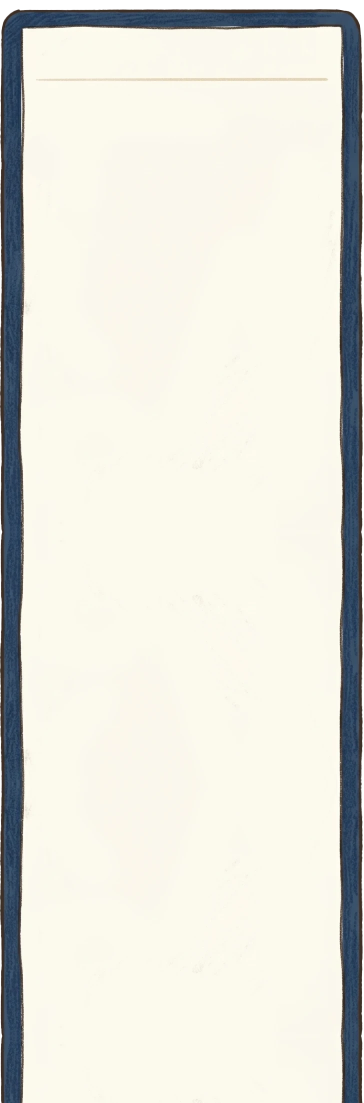
#> input picture assets/ui/casefile-panel.webp, 728 x 2206 px (shown at 1/2 size)
$ python cut-note-tabs.py ../assets/ui/casefile-panel.webp ../assets/ui/casefile-panel.webp 5
#> lines starting #> are read from the running program, lines starting #| are printed output that depends on the picture
"""Cut the note's index tabs from a Higgsfield sheet (six tabs 3x2 on magenta, drawn with the notebook paper's grainy pencil
line; the paper reference was cut from casefile-cutout-original.png). The grainy line lets the magenta through between
its grains, so the tab's shape is the drawing with its gaps closed and filled, and the magenta inside it is painted with
the line's brown. The line is thickened a little (it is drawn at 58px on screen, about as heavy as the page's edge) and
redrawn as one ink on white, so the tab multiplied over a colour shows exactly that colour (the open tab = the page's
cream); the bottom outline is cut off (the tab comes out from under the page), the width 160px.
  python scripts/cut-note-tabs.py assets/ui/tabs-pencil-a-higgsfield-original.png assets/ui/tab   (user pick A)
  -> <prefix>-1.png … -3.png (the top row); a third argument sets how much the line is thickened (default 5px)"""
import sys
from PIL import Image, ImageChops, ImageDraw, ImageFilter

LINE = (52, 44, 42)   # the page's pencil line (casefile-panel.webp)

src, prefix = sys.argv[1], sys.argv[2]
grow = int(sys.argv[3]) if len(sys.argv) > 3 else 5
sheet = Image.open(src).convert('RGB')
W, H = sheet.size
#> W = 728; H = 2206
r_, g_, b_ = sheet.split()
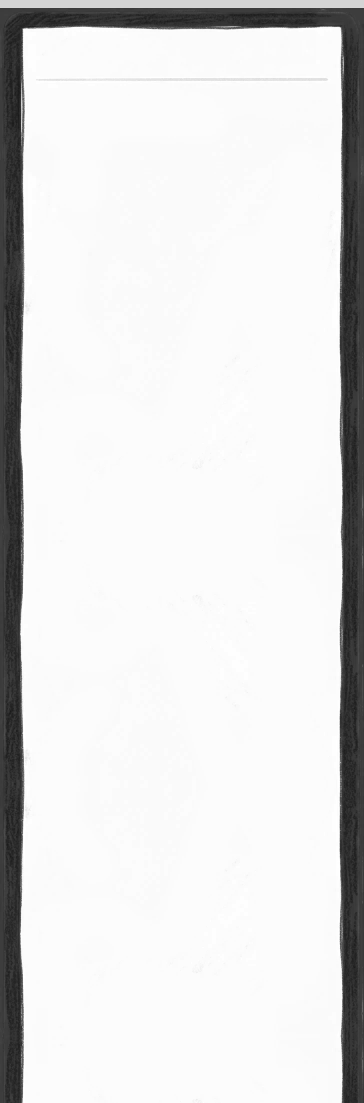
#> r_: PIL image 728x2206 L (shown at 1/2 size); min 21, max 255, mean 223.4
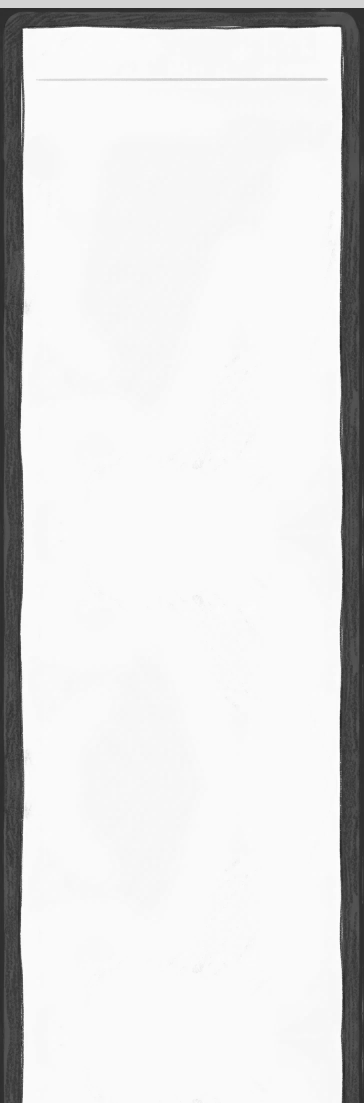
#> g_: PIL image 728x2206 L (shown at 1/2 size); min 30, max 255, mean 223
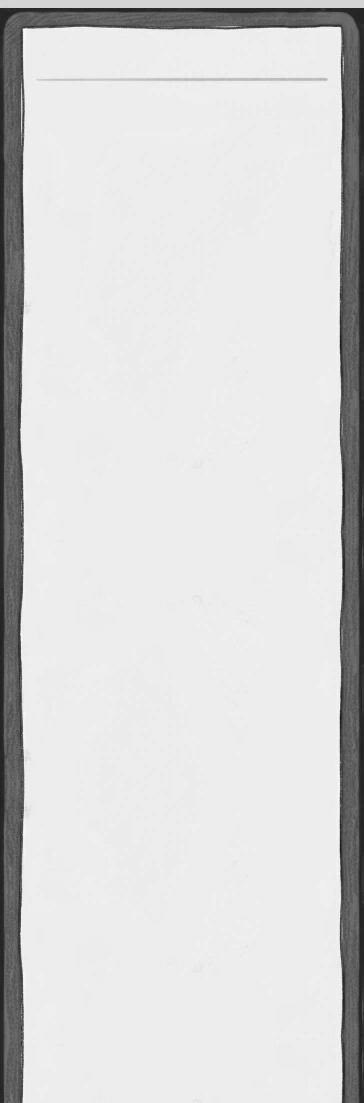
#> b_: PIL image 728x2206 L (shown at 1/2 size); min 23, max 255, mean 214.7
magenta = ImageChops.subtract(ImageChops.darker(r_, b_), g_)          # 255 on pure magenta, 0 on the drawing
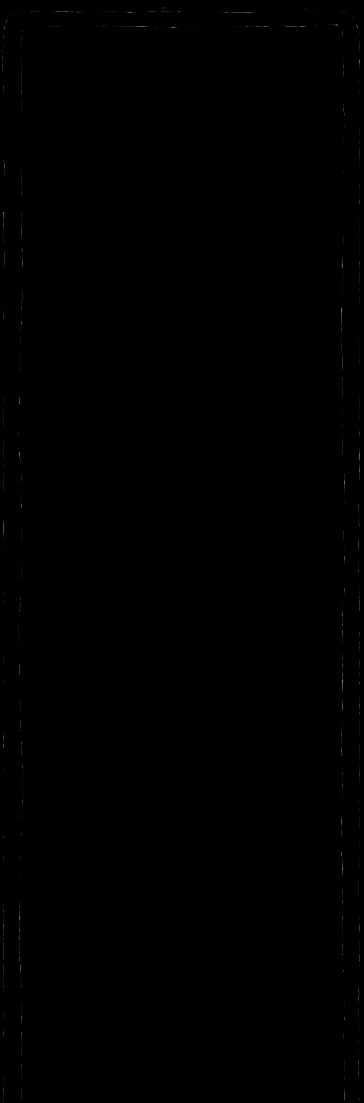
#> magenta: PIL image 728x2206 L (shown at 1/2 size); min 0, max 7, mean 0.00462; drawn with min black and max white
for n in range(3):
    box = (n * W // 3, 0, (n + 1) * W // 3, H // 2)
    cell, mg = sheet.crop(box), magenta.crop(box)
    ink = mg.point(lambda v: 255 if v < 90 else 0)
    shape = ink.filter(ImageFilter.MaxFilter(7)).filter(ImageFilter.MinFilter(7))
    outside = shape.copy(); ImageDraw.floodfill(outside, (0, 0), 128)
    shape = outside.point(lambda v: 0 if v == 128 else 255)          # holes filled
#> (the run stopped early here; a loop or call above may not have finished)

$ run again, with assets/ui/corkboard-frame.webp copied over assets/ui/casefile-panel.webp
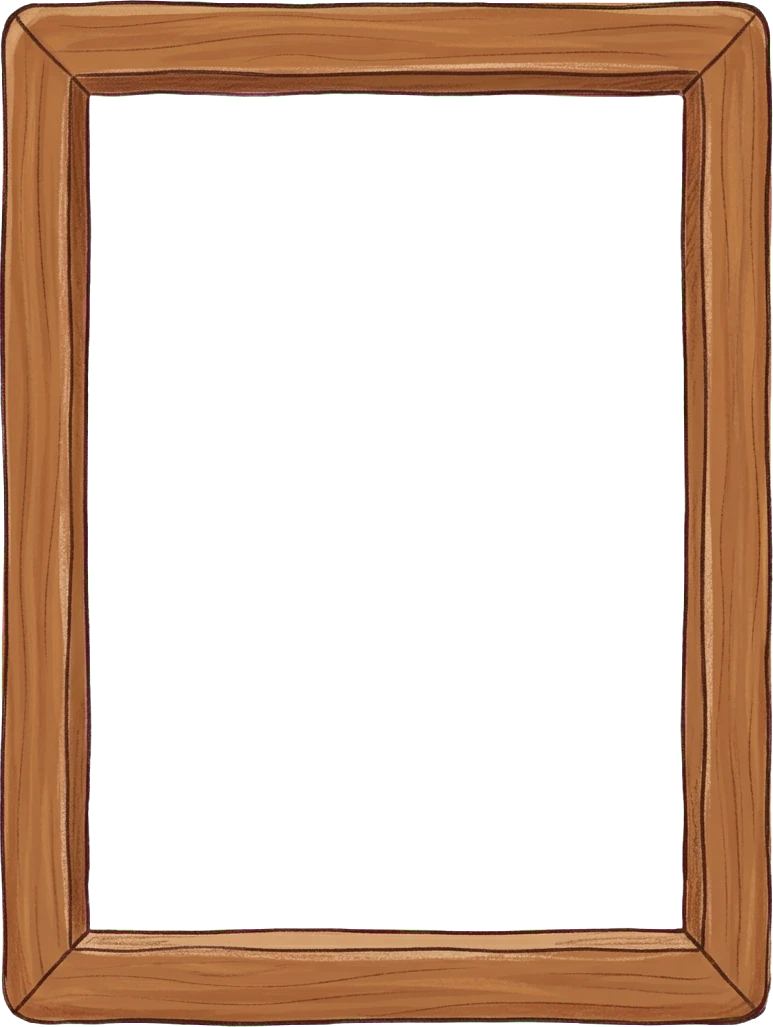
#> input picture assets/ui/corkboard-frame.webp, 773 x 1027 px
#> `magenta = ImageChops.subtract(ImageChops.darker(r_, b_), g_)`:
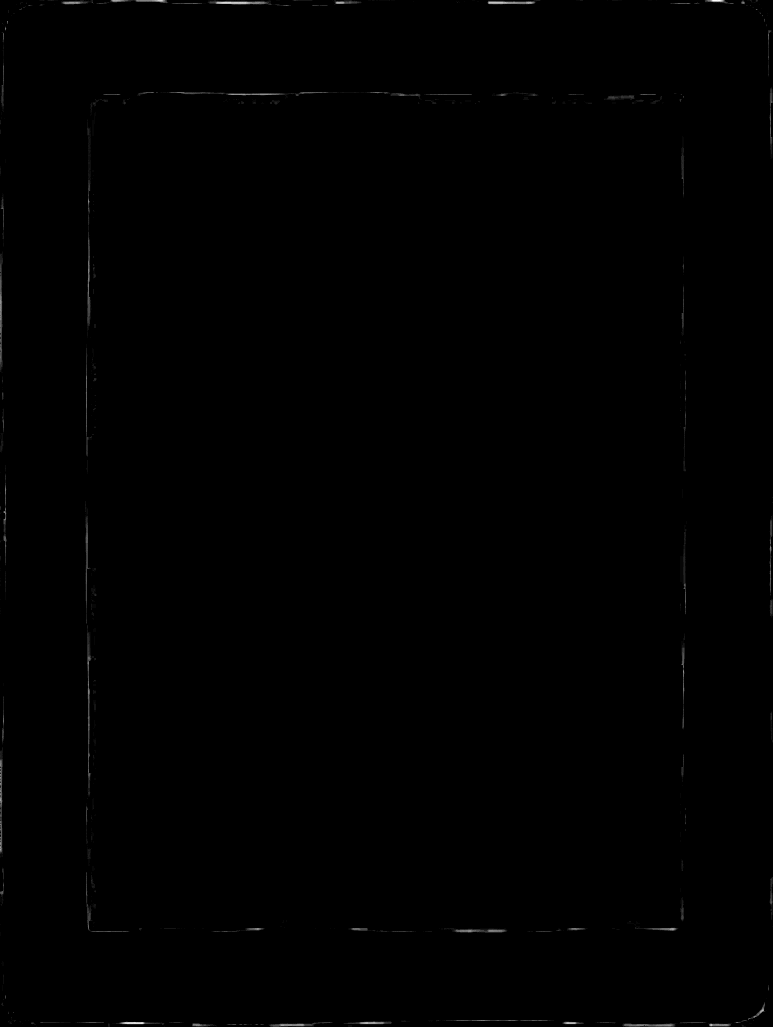
#> magenta: PIL image 773x1027 L; min 0, max 35, mean 0.1; drawn with min black and max white
